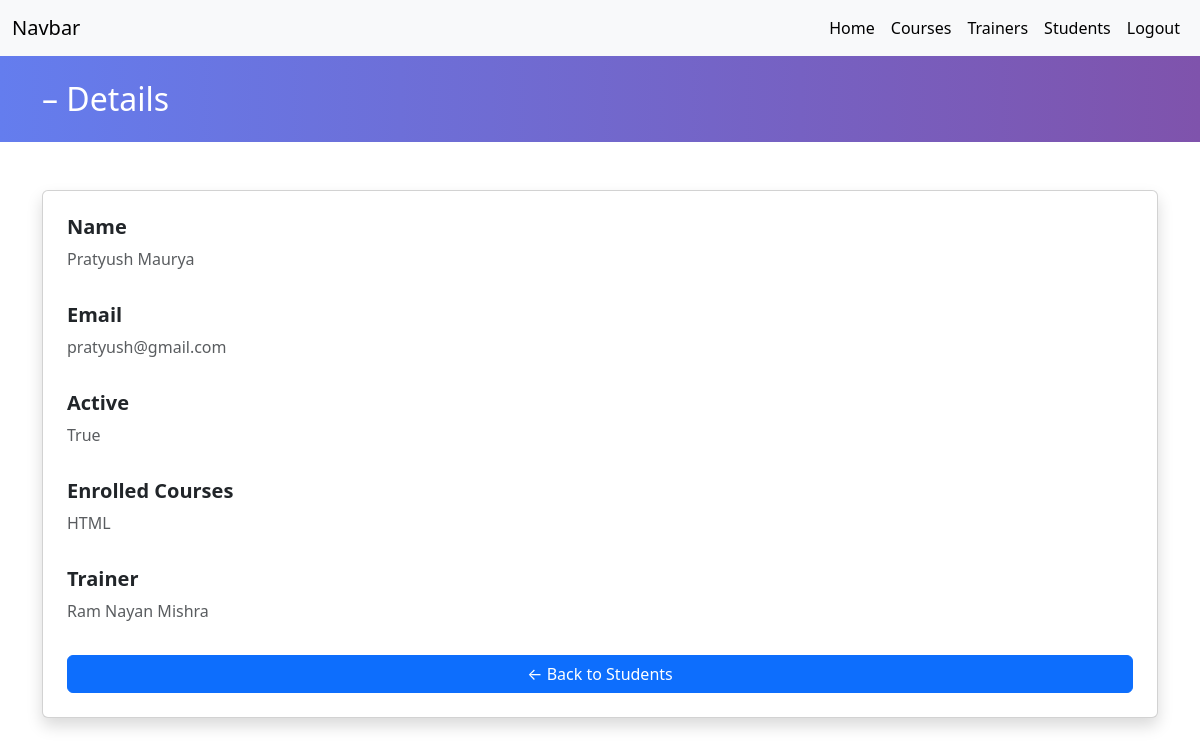
/academy/student/detail/8 (signed in), run on an earlier commit of the app's database.
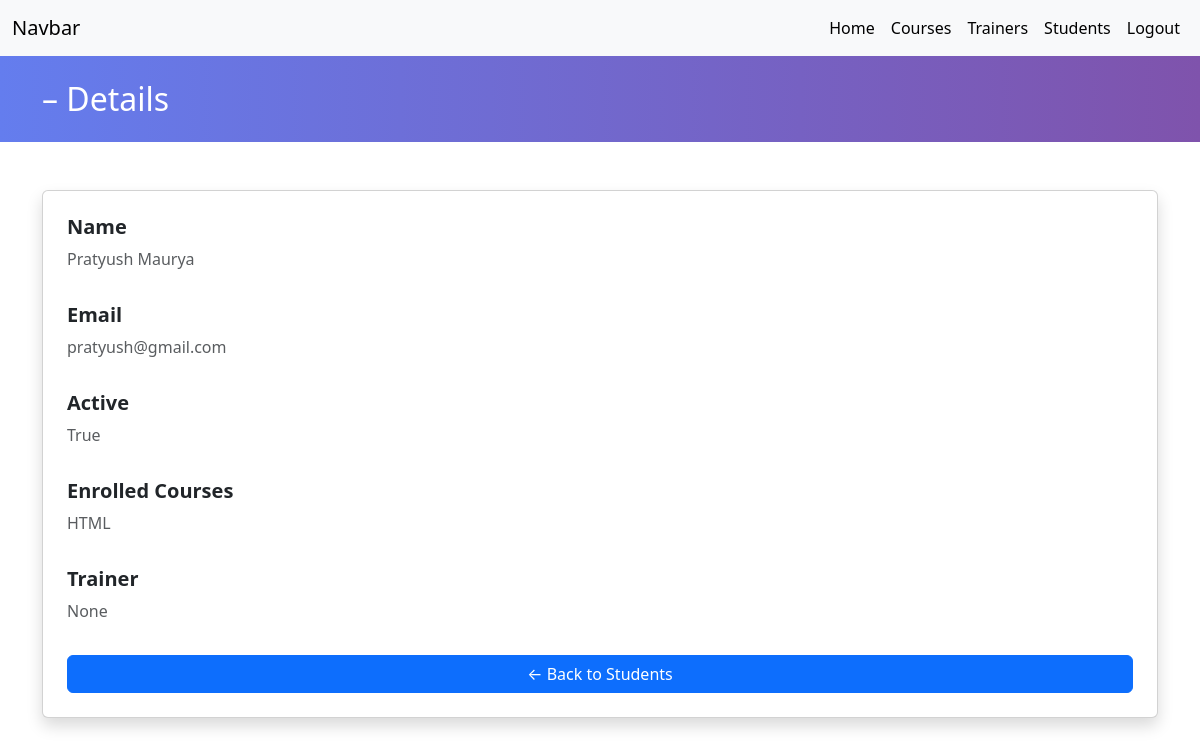
And on a later commit of the database.
### academy/models.py (models this page shows, shortened)
class Student(models.Model):
    first_name = models.CharField(max_length=100)
    last_name = models.CharField(max_length=100)
    email = models.EmailField(unique=True)
    is_active = models.BooleanField(default=True)
    enrolled_courses = models.ForeignKey(Course, on_delete = models.SET_NULL, null=True, blank=True)
    trainer = models.ForeignKey(Trainer, on_delete = models.SET_NULL, null=True, blank=True)
    def full_name(self):
        return f"{self.first_name} {self.last_name}"

class Trainer(models.Model):
    first_name = models.CharField(max_length=100)
    last_name = models.CharField(max_length=100)
    email = models.EmailField(unique=True)
    expertise = models.ForeignKey(Course, on_delete=models.SET_NULL, null=True, blank=True, help_text="Python, Django, Data Science")
    trainer_picture = models.ImageField(upload_to = 'Trainer/')
    def __str__(self):
        return f"{self.first_name} {self.last_name}"

class Course(models.Model):
    course_name = models.CharField(max_length=100)
    description = models.TextField()
    duration = models.IntegerField(help_text="Duration in weeks")
    course_image = models.ImageField(upload_to = 'Course/')
    def __str__(self):
        return f"{self.course_name}"

### academy/views.py (the view)
# urls.py: path('student/detail/<int:id>',views.student_detail,name="student_detail"),
@login_required
@permission_required('academy.view_student', raise_exception=True)
def student_detail(request,id):
    if request.user.groups.filter(name="Student").exists():
        return HttpResponseForbidden("Students cannot view other student's details.")
    student = get_object_or_404(Student,id=id)
    context = {
        'student':student
    }
    return render(request,'student_detail.html',context)

### templates/student_detail.html (shortened to what this page needs)
{% load static %}
{% load crispy_forms_tags %}
<!DOCTYPE html>
<html lang="en">
    <head>
        <link
            href="https://cdn.jsdelivr.net/npm/bootstrap@5.3.8/dist/css/bootstrap.min.css"
            rel="stylesheet">
        <link rel="stylesheet" href="{% static 'css/style1.css' %}">
    </head>
    <body>
        <nav class="navbar navbar-expand-lg navbar-light bg-light">
            <div class="container-fluid">
                <a class="navbar-brand" href="/">Navbar</a>
                <div class="collapse navbar-collapse" id="navbarNavDropdown">
                    <ul class="navbar-nav ms-auto">
                        <li class="nav-item">
                            <a class="nav-link active" href="/">Home</a>
                        </li>
                        <li class="nav-item">
                            <a class="nav-link active"
                                href="/academy/courses/">Courses</a>
                        </li>
                        <li class="nav-item">
                            <a class="nav-link active"
                                href="/academy/trainers/">Trainers</a>
                        </li>
                        <li class="nav-item">
                            <a class="nav-link active"
                                href="/academy/students/">Students</a>
                        </li>
                        {% if not user.is_authenticated %}
                        <li class="nav-item">
                            <a class="nav-link active"
                                href="/accounts/register/">Register</a>
                        </li>
                        <li class="nav-item">
                            <a class="nav-link active"
                                href="/accounts/login/">Login</a>
                        </li>
                        {% else %}
                        <li class="nav-item">
                            <a class="nav-link active "
                                href="/accounts/logout/">Logout</a>
                        </li>
                        {% endif %}
                    </ul>
                </div>
            </div>
        </nav>
        <div class="py-4 text-white"
            style="background: linear-gradient(to right, #647dee, #7f53ac);">
            <div class="container">
                <h2 class="m-0">{{ student.name }} – Details</h2>
            </div>
        </div>
        <div class="container my-5">
            <div class="card shadow p-4">
                <div class="mb-3">
                    <h5 class="fw-bold">Name</h5>
                    <p class="text-muted">{{ student.full_name }}</p>
                </div>
                <div class="mb-3">
                    <h5 class="fw-bold">Email</h5>
                    <p class="text-muted">{{ student.email }}</p>
                </div>
                <div class="mb-3">
                    <h5 class="fw-bold">Active</h5>
                    <p class="text-muted">{{ student.is_active }}</p>
                </div>
                <div class="mb-3">
                    <h5 class="fw-bold">Enrolled Courses</h5>
                    <p class="text-muted">{{ student.enrolled_courses }}</p>
                </div>
                <div class="mb-3">
                    <h5 class="fw-bold">Trainer</h5>
                    <p class="text-muted">{{ student.trainer }}</p>
                </div>
                {% if perms.academy.view_student %}
                <a href="{% url 'students' %}" class="btn btn-primary">← Back to
                    Students</a>
                {% endif %}
            </div>
        </div>
    </body>
</html>

What changed in the data, as far as the page shows it:
changed Student "Pratyush Maurya": trainer "Ram Nayan Mishra" → "None"
